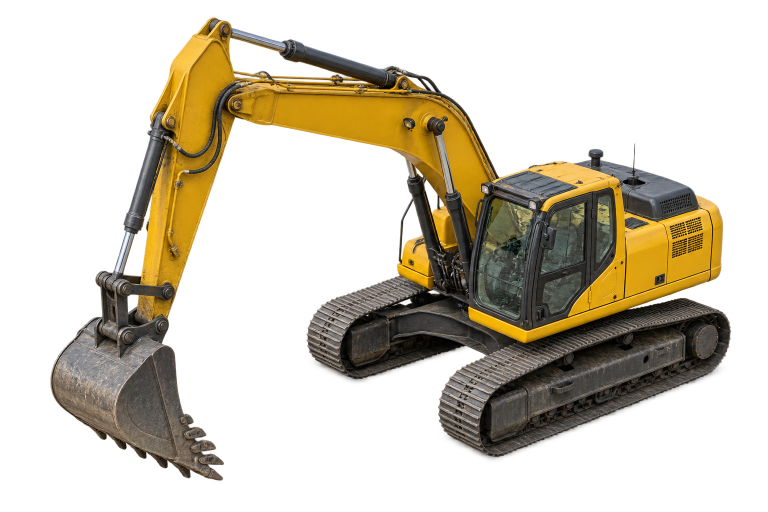
#> input picture prototypes/stroykontur-v22/dist/assets/equipment/excavator.png, 1536 x 1024 px (shown at 1/2 size); its folder holds 3 pictures in this run; the run also reads 1 picture not shown here
$ python build_synthetic_timeline.py
#> lines starting #> are read from the running program, lines starting #| are printed output that depends on the picture
#!/usr/bin/env python3
"""Compose generated transparent equipment onto real dataset frames.

The output is a reproducible demonstration timeline.  Every inserted object's
bbox is calculated from the exact alpha-composite placement and stored with the
frame, so the UI can treat it as an ideal detector result.
"""

from __future__ import annotations

import json
from collections import Counter
from pathlib import Path

from PIL import Image, ImageEnhance


ROOT = Path(__file__).resolve().parents[1]
DIST = ROOT / "dist"
DATA_PATH = DIST / "data/real-session.json"
OUT_DIR = DIST / "assets/synthetic-timeline"
EQUIPMENT_DIR = DIST / "assets/equipment"

NAMES = {
    "excavator": "Экскаватор",
    "dump-truck": "Самосвал",
    "drill": "Буровая установка",
    "tower-crane": "Башенный кран",
    "mobile-crane": "Автокран",
    "mixer": "Автобетоносмеситель",
}


def load_cutout(name: str) -> Image.Image:
    image = Image.open(EQUIPMENT_DIR / f"{name}.png").convert("RGBA")
    alpha_box = image.getchannel("A").getbbox()
    return image.crop(alpha_box)


def place(
    canvas: Image.Image,
    cutout: Image.Image,
    slug: str,
    center_x: float,
    bottom_y: float,
    width_ratio: float,
    brightness: float = 0.82,
) -> dict:
    target_w = max(16, round(canvas.width * width_ratio))
    target_h = round(cutout.height * target_w / cutout.width)
    resized = cutout.resize((target_w, target_h), Image.Resampling.LANCZOS)
    rgb = ImageEnhance.Brightness(resized.convert("RGB")).enhance(brightness)
    resized = Image.merge("RGBA", (*rgb.split(), resized.getchannel("A")))
    left = round(canvas.width * center_x - target_w / 2)
    top = round(canvas.height * bottom_y - target_h)
    canvas.alpha_composite(resized, (left, top))
    return {
        "className": NAMES[slug],
        "classSlug": slug,
        "confidence": 0.97,
        "synthetic": True,
        "bbox": [
            round((left + target_w / 2) / canvas.width, 6),
            round((top + target_h / 2) / canvas.height, 6),
            round(target_w / canvas.width, 6),
            round(target_h / canvas.height, 6),
        ],
    }


def build_frame(spec: dict, assets: dict[str, Image.Image]) -> dict:
    canvas = Image.open(DIST / spec["background"]).convert("RGBA")
    boxes = []
    for item in spec["objects"]:
        boxes.append(place(canvas, assets[item["asset"]], item["slug"], item["x"], item["bottom"], item["width"], item.get("brightness", 0.82)))
    output = OUT_DIR / f"{spec['id']}.jpg"
    canvas.convert("RGB").save(output, quality=88, optimize=True, progressive=True)
    counts = Counter(box["classSlug"] for box in boxes)
    return {
        "id": spec["id"],
        "timestamp": spec["timestamp"],
        "camera": spec["camera"],
        "image": str(output.relative_to(DIST)),
        "counts": dict(counts),
        "boxes": boxes,
        "source": "Синтетическая вставка PNG на реальный кадр датасета",
    }


def main() -> None:
    OUT_DIR.mkdir(parents=True, exist_ok=True)
    assets = {
        "excavator": load_cutout("excavator"),
        "dump-truck": load_cutout("dump-truck"),
        "drill": load_cutout("drill-rig"),
    }
#> in load_cutout, image is the input picture: PIL image 1536x1024 RGBA; mean R, G, B, A 69.6, 58.4, 34.8, 87
#> in load_cutout, `alpha_box = image.getchannel("A").getbbox()`: alpha_box = (71, 32, 1522, 1000)
#> call 2 of load_cutout, with name = 'dump-truck'
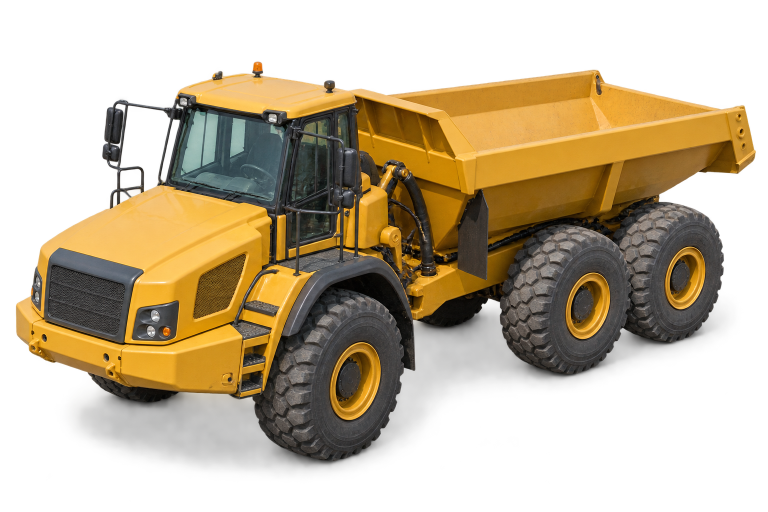
#> input picture prototypes/stroykontur-v22/dist/assets/equipment/dump-truck.png, 1536 x 1024 px (shown at 1/2 size)
#> in load_cutout, image is the input picture: PIL image 1536x1024 RGBA; mean R, G, B, A 88.9, 70.7, 39.2, 123.7
#> in load_cutout (call 2), `alpha_box = image.getchannel("A").getbbox()`: alpha_box = (0, 15, 1520, 1024)
#> call 3 of load_cutout, with name = 'drill-rig'
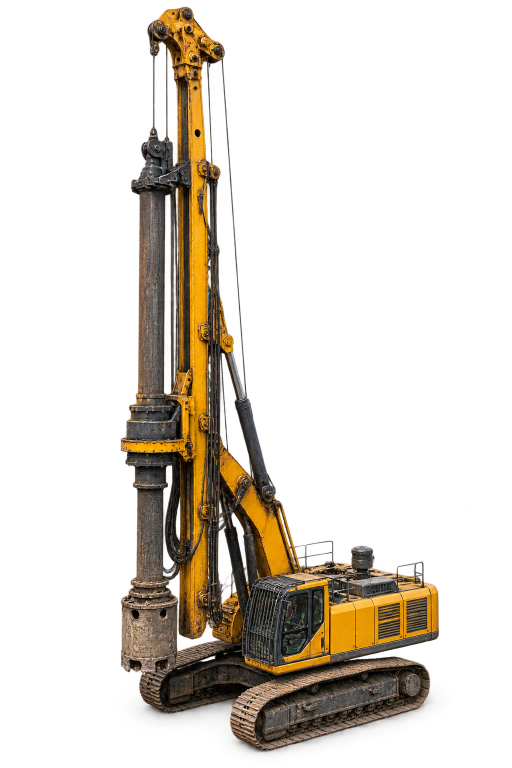
#> input picture prototypes/stroykontur-v22/dist/assets/equipment/drill-rig.png, 1024 x 1536 px (shown at 1/2 size)
#> in load_cutout, image is the input picture: PIL image 1024x1536 RGBA; mean R, G, B, A 43.2, 33.9, 21.2, 58.7
#> in load_cutout (call 3), `alpha_box = image.getchannel("A").getbbox()`: alpha_box = (65, 6, 946, 1536)
    specs = [
        {
            "id": "timeline-excavation-01", "timestamp": "2020-09-28T09:00:00", "camera": "Камера 4",
            "background": "assets/incidents/extra-401-000.jpg",
            "objects": [
                {"asset": "excavator", "slug": "excavator", "x": .47, "bottom": .54, "width": .16},
                {"asset": "excavator", "slug": "excavator", "x": .69, "bottom": .49, "width": .10},
                {"asset": "dump-truck", "slug": "dump-truck", "x": .58, "bottom": .65, "width": .13},
            ],
        },
        {
            "id": "timeline-excavation-02", "timestamp": "2020-10-08T11:20:00", "camera": "Камера 4",
            "background": "assets/incidents/extra-401-025.jpg",
            "objects": [
                {"asset": "excavator", "slug": "excavator", "x": .49, "bottom": .55, "width": .15},
                {"asset": "dump-truck", "slug": "dump-truck", "x": .61, "bottom": .68, "width": .14},
                {"asset": "dump-truck", "slug": "dump-truck", "x": .73, "bottom": .50, "width": .08},
            ],
        },
        {
            "id": "timeline-excavation-03", "timestamp": "2020-10-25T10:10:00", "camera": "Камера 4",
            "background": "assets/incidents/extra-401-049.jpg",
            "objects": [
                {"asset": "excavator", "slug": "excavator", "x": .44, "bottom": .56, "width": .15},
                {"asset": "excavator", "slug": "excavator", "x": .68, "bottom": .49, "width": .09},
                {"asset": "dump-truck", "slug": "dump-truck", "x": .60, "bottom": .68, "width": .13},
            ],
        },
        {
            "id": "timeline-piles-01", "timestamp": "2020-10-25T15:00:00", "camera": "Камера 5",
            "background": "assets/incidents/required-501-000.jpg",
            "objects": [
                {"asset": "drill", "slug": "drill", "x": .25, "bottom": .51, "width": .095},
                {"asset": "excavator", "slug": "excavator", "x": .63, "bottom": .48, "width": .085},
            ],
        },
        {
            "id": "timeline-piles-02", "timestamp": "2020-11-08T12:30:00", "camera": "Камера 5",
            "background": "assets/incidents/required-501-030.jpg",
            "objects": [
                {"asset": "drill", "slug": "drill", "x": .26, "bottom": .52, "width": .10},
                {"asset": "excavator", "slug": "excavator", "x": .65, "bottom": .48, "width": .08},
            ],
        },
        {
            "id": "timeline-piles-03", "timestamp": "2020-11-28T09:40:00", "camera": "Камера 5",
            "background": "assets/incidents/required-501-059.jpg",
            "objects": [
                {"asset": "drill", "slug": "drill", "x": .28, "bottom": .53, "width": .105},
                {"asset": "excavator", "slug": "excavator", "x": .65, "bottom": .49, "width": .08},
            ],
        },
    ]
    frames = [build_frame(spec, assets) for spec in specs]
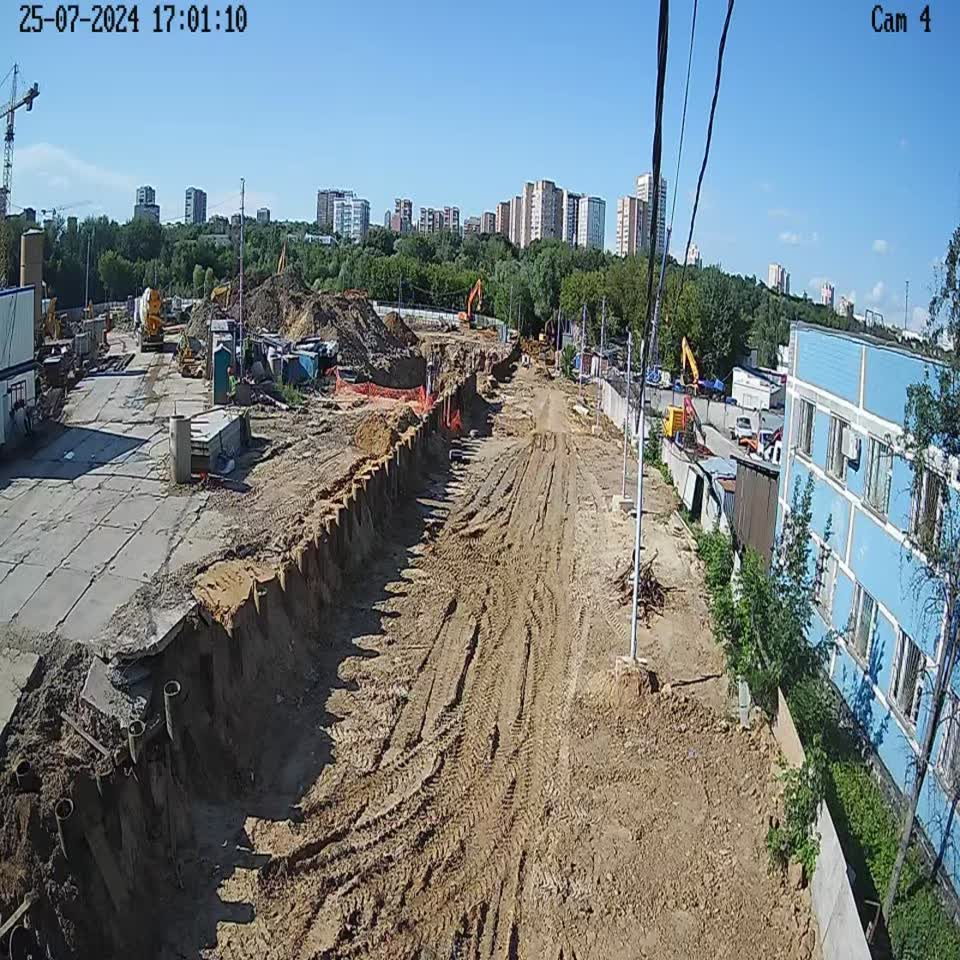
#> input picture prototypes/stroykontur-v22/dist/assets/incidents/extra-401-000.jpg, 960 x 960 px
#> after the loop in build_frame, `for item in spec["objects"]:`: boxes = 3 items
#> in build_frame, `counts = Counter(box["classSlug"] for box in boxes)`: counts = {'excavator': 2, 'dump-truck': 1}
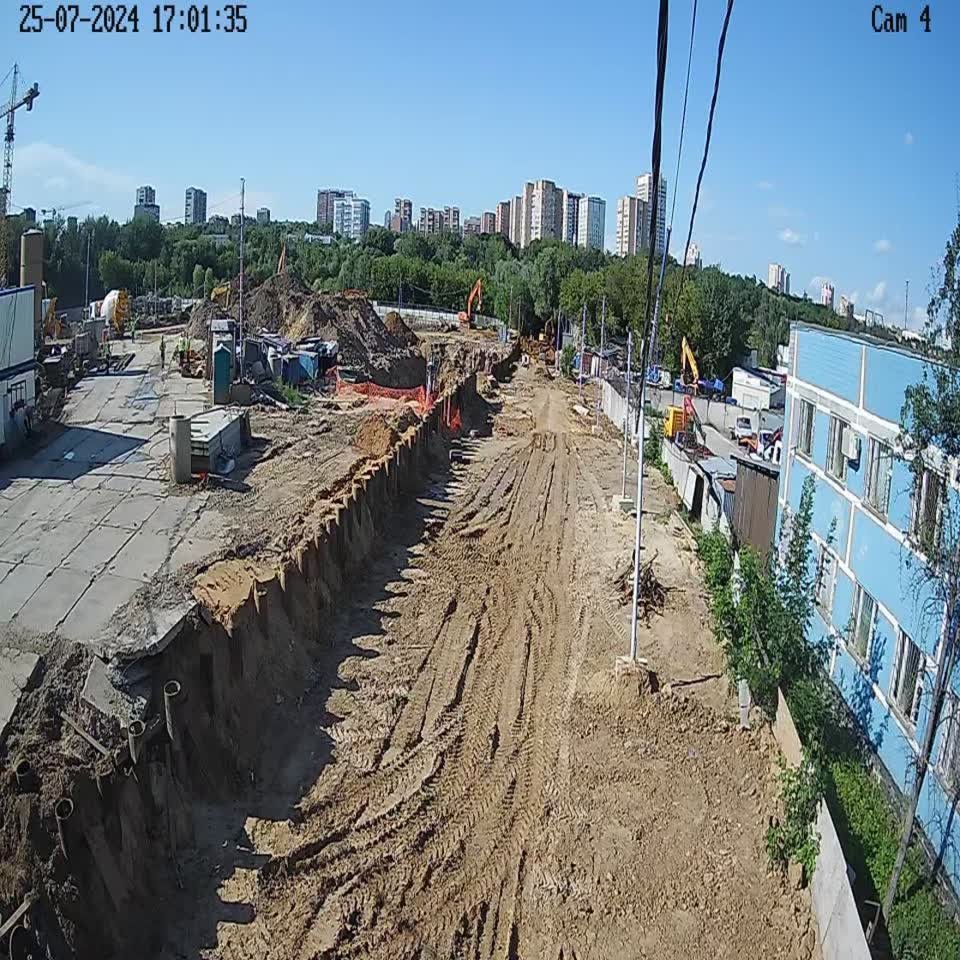
#> input picture prototypes/stroykontur-v22/dist/assets/incidents/extra-401-025.jpg, 960 x 960 px
#> in build_frame (call 2), `counts = Counter(box["classSlug"] for box in boxes)`: counts = {'excavator': 1, 'dump-truck': 2}
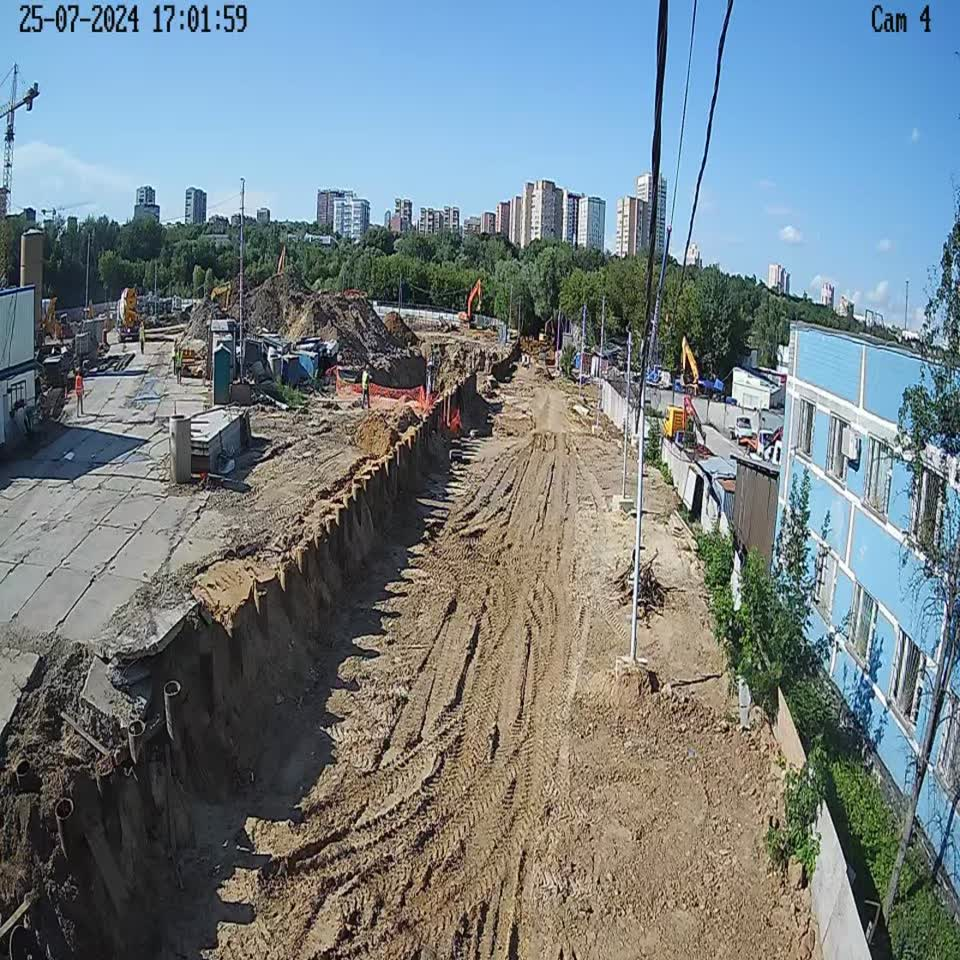
#> input picture prototypes/stroykontur-v22/dist/assets/incidents/extra-401-049.jpg, 960 x 960 px
#> in build_frame (call 3), `counts = Counter(box["classSlug"] for box in boxes)`: counts = {'excavator': 2, 'dump-truck': 1}
#> after the loop in build_frame (call 4), `for item in spec["objects"]:`: boxes = 2 items
#> in build_frame (call 4), `canvas.convert("RGB").save(output, quality=88, optimize=True, progress..`:
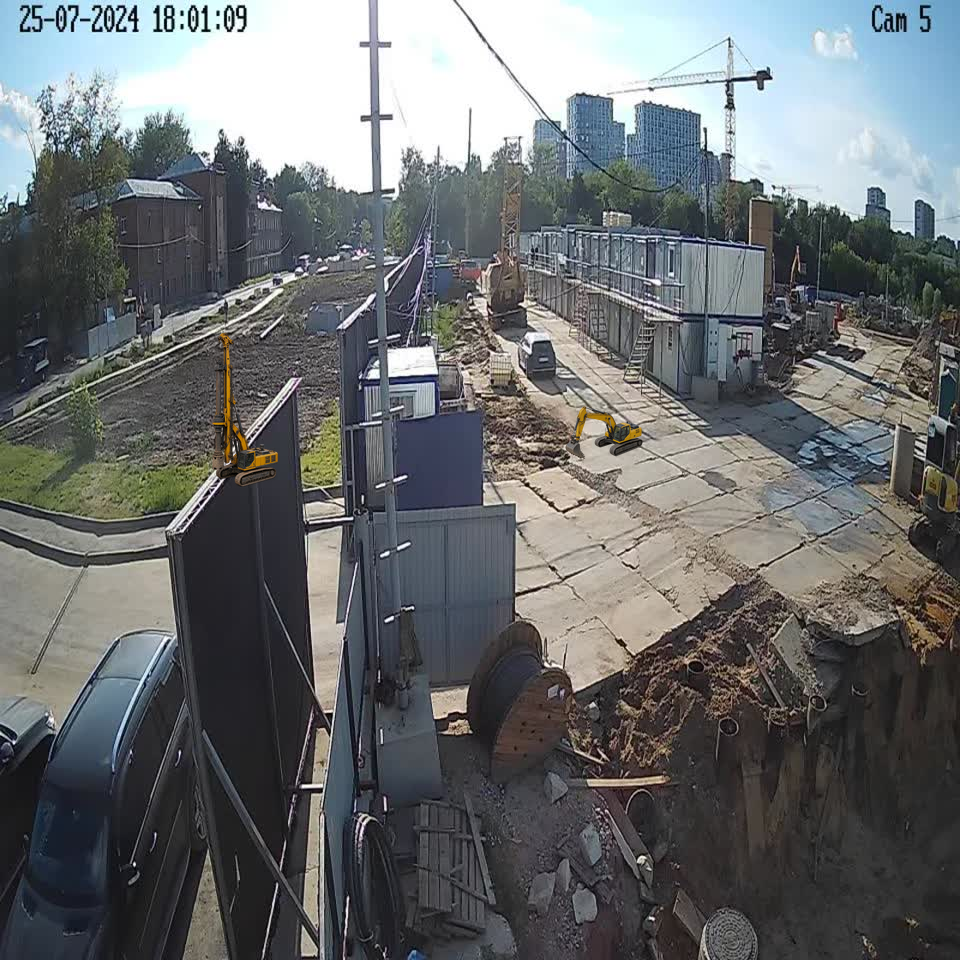
#> saved as timeline-piles-01.jpg: PIL image 960x960 RGB; mean R, G, B 105.9, 108.9, 110.3
#> in build_frame (call 4), `counts = Counter(box["classSlug"] for box in boxes)`: counts = {'drill': 1, 'excavator': 1}
    monolith = [
        ("timeline-monolith-01", "2020-11-28T14:00:00", "assets/progress/progress-0001.webp", 3),
        ("timeline-monolith-02", "2020-12-20T11:00:00", "assets/progress/progress-0200.webp", 2),
        ("timeline-monolith-03", "2021-01-10T10:00:00", "assets/progress/progress-0500.webp", 2),
        ("timeline-monolith-04", "2021-01-30T09:00:00", "assets/progress/progress-0800.webp", 3),
        ("timeline-monolith-05", "2021-02-12T09:00:00", "assets/progress/progress-1000.webp", 3),
    ]
    for frame_id, timestamp, image, cranes in monolith:
        frames.append({
            "id": frame_id,
            "timestamp": timestamp,
            "camera": "Камера хода строительства",
            "image": image,
            "counts": {"tower-crane": cranes, "mixer": 1},
            "boxes": [],
            "source": "Долгосрочная серия датасета",
        })
    payload = json.loads(DATA_PATH.read_text())
    payload["stageTimeline"] = frames
    DATA_PATH.write_text(json.dumps(payload, ensure_ascii=False, indent=2) + "\n")
    print(f"Created {len(specs)} synthetic frames and {len(frames)} timeline observations")


if __name__ == "__main__":
#> (the run stopped early here; a loop or call above may not have finished)
